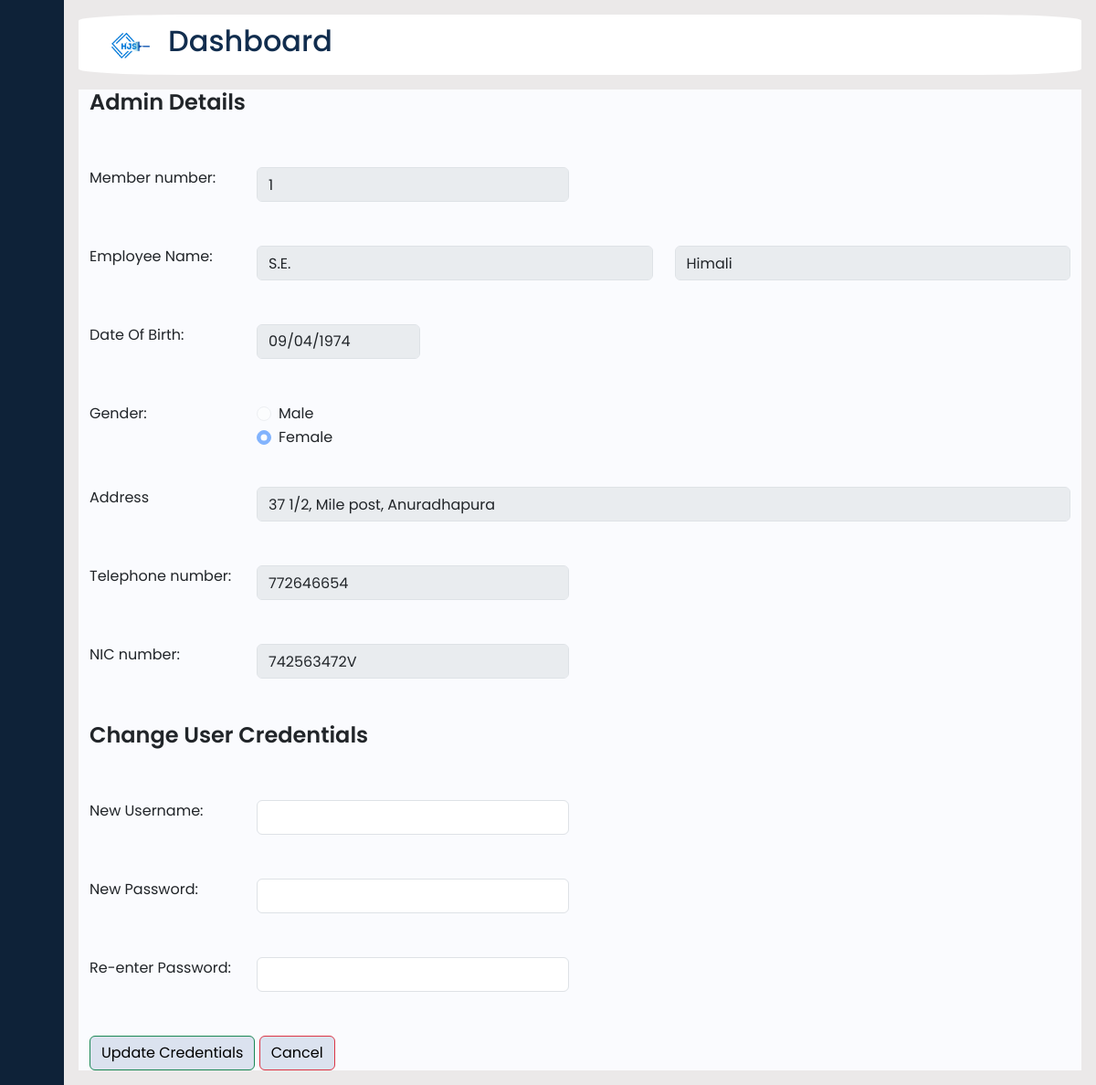
The app's page /admin.php with its own data.
### tables this page shows
CREATE TABLE IF NOT EXISTS `employee` (
  `EMP_ID` int NOT NULL AUTO_INCREMENT,
  `Member_No` int NOT NULL,
  `F_name` varchar(20) DEFAULT NULL,
  `L_name` varchar(20) DEFAULT NULL,
  `NIC` varchar(20) NOT NULL,
  `Mobile` int DEFAULT NULL,
  `Gender` varchar(10) DEFAULT NULL,
  `Address` varchar(100) DEFAULT NULL,
  `DOB` date DEFAULT NULL,
  `Position_ID` int DEFAULT NULL,
  `work_ID` int DEFAULT NULL,
  `Pay_ID` int DEFAULT NULL,
  `Bank_ID` int DEFAULT NULL,
  PRIMARY KEY (`EMP_ID`),
  KEY `Pay_ID` (`Pay_ID`),
  KEY `Position_ID` (`Position_ID`),
  KEY `work_ID` (`work_ID`),
  KEY `Bank_ID` (`Bank_ID`)
);

### admin.php (the view, shortened to what this page needs)
<?php
include('Header.php');
include('db_connection.php');
$query = "SELECT * FROM employee WHERE Member_No = 1 LIMIT 1";
$result = $conn->query($query);
if ($result->num_rows > 0) {
    $row = $result->fetch_assoc();
    $Member_No = $row['Member_No'];
    $F_name = $row['F_name'];
    $L_name = $row['L_name'];
    $DOB = $row['DOB'];
    $Gender = $row['Gender'];
    $Address = $row['Address'];
    $Mobile = $row['Mobile'];
    $NIC = $row['NIC'];
} else {
    $error = "No data found for the admin user with Member_No = 1.";
}
?>
<section>
    <div class="main">
        <div class="container">
            <h1 class="head">Admin Details</h1><br><br>
            <form action="#" method="post">
                <div class="row">
                    <legend class="col-form-label col-sm-2 pt-0">Member number:</legend>
                    <div class="col-auto">
                        <input type="text" class="form-control" name="Member_No" value="<?php echo $Member_No; ?>" disabled>
                    </div>
                </div><br><br>
                <div class="row">
                    <legend class="col-form-label col-sm-2 pt-0">Employee Name:</legend>
                    <div class="col">
                        <input type="text" class="form-control" aria-label="First name" name="F_name" value="<?php echo $F_name; ?>" disabled>
                    </div>
                    <div class="col">
                        <input type="text" class="form-control" aria-label="Last name" name="L_name" value="<?php echo $L_name; ?>" disabled>
                    </div>
                </div><br><br>
                <div class="row">
                    <legend class="col-form-label col-sm-2 pt-0">Date Of Birth:</legend>
                    <div class="col-auto">
                        <input type="date" class="form-control" name="DOB" value="<?php echo $DOB; ?>" disabled>
                    </div>
                </div><br><br>
                <fieldset class="row mb-3">
                    <legend class="col-form-label col-sm-2 pt-0">Gender:</legend>
                    <div class="col-sm-10">
                        <div class="form-check">
                            <input class="form-check-input" type="radio" name="Gender" value="Male" <?php if($Gender === 'Male') echo 'checked'; ?> disabled> Male
                        </div>
                        <div class="form-check">
                            <input class="form-check-input" type="radio" name="Gender" value="Female" <?php if($Gender === 'Female') echo 'checked'; ?> disabled> Female
                        </div>
                    </div>
                </fieldset><br>
                <div class="row">
                    <legend class="col-form-label col-sm-2 pt-0">Address</legend>
                    <div class="col">
                        <input type="text" class="form-control" name="Address" value="<?php echo $Address; ?>" disabled>
                    </div>
                </div><br><br>
                <div class="row">
                    <legend class="col-form-label col-sm-2 pt-0">Telephone number:</legend>
                    <div class="col-auto">
                        <input type="text" class="form-control" name="Mobile" value="<?php echo $Mobile; ?>" disabled>
                    </div>
                </div><br><br>
                <div class="row">
                    <legend class="col-form-label col-sm-2 pt-0">NIC number:</legend>
                    <div class="col-auto">
                        <input type="text" class="form-control" name="NIC" value="<?php echo $NIC; ?>" disabled>
                    </div>
                </div><br><br>
                <h1 class="head">Change User Credentials</h1><br><br>
                <div class="row">
                    <legend class="col-form-label col-sm-2 pt-0">New Username:</legend>
                    <div class="col-auto">
                        <input type="text" class="form-control" name="new_username" value="">
                    </div>
                </div><br><br>
                <div class="row">
                    <legend class="col-form-label col-sm-2 pt-0">New Password:</legend>
                    <div class="col-auto">
                        <input type="password" class="form-control" name="new_password" value="">
                    </div>
                </div><br><br>
                <div class="row">
                    <legend class="col-form-label col-sm-2 pt-0">Re-enter Password:</legend>
                    <div class="col-auto">
                        <input type="password" class="form-control" name="confirm_password" value="">
                    </div>
                </div><br><br>
                <div>
                    <button type="submit" class="btn btn-success" style="color:black;" name="update_credentials">Update Credentials</button>
                    <a href="index.php" class="btn btn-danger" style="color:black;">Cancel</a>
                </div>
            </form>
        </div>
    </div>
</section>

### styles.css (style rules this page uses)
a { text-decoration: none; }
h1 { font-weight: 600; font-size: 1.5rem; }
body { font-family: 'Poppins', sans-serif; }
.main { min-height: 100vh; width: 100%; overflow: hidden; transition: all 0.35s ease-in-out; background-color: #fafbfe; }
.btn { background-color: #DBE2EF; }

### records on screen
employee: Member_No "1", F_name "S.E.", L_name "Himali", DOB "09/04/1974", Gender "☑", Address "37 1/2, Mile post, Anuradhapura", Mobile "772646654", NIC "742563472V"
